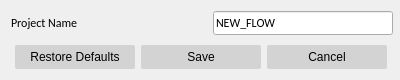
<?xml version="1.0" encoding="UTF-8"?>
<ui version="4.0">
 <class>projTitleDialog</class>
 <widget class="QDialog" name="projTitleDialog">
  <property name="enabled">
   <bool>true</bool>
  </property>
  <property name="geometry">
   <rect>
    <x>0</x>
    <y>0</y>
    <width>400</width>
    <height>80</height>
   </rect>
  </property>
  <property name="sizePolicy">
   <sizepolicy hsizetype="Fixed" vsizetype="Fixed">
    <horstretch>0</horstretch>
    <verstretch>0</verstretch>
   </sizepolicy>
  </property>
  <property name="minimumSize">
   <size>
    <width>400</width>
    <height>80</height>
   </size>
  </property>
  <property name="maximumSize">
   <size>
    <width>400</width>
    <height>80</height>
   </size>
  </property>
  <property name="font">
   <font>
    <family>Calibri</family>
   </font>
  </property>
  <property name="windowTitle">
   <string>Dialog</string>
  </property>
  <property name="sizeGripEnabled">
   <bool>false</bool>
  </property>
  <property name="modal">
   <bool>false</bool>
  </property>
  <widget class="QWidget" name="layoutWidget">
   <property name="geometry">
    <rect>
     <x>11</x>
     <y>10</y>
     <width>382</width>
     <height>65</height>
    </rect>
   </property>
   <layout class="QVBoxLayout" name="verticalLayout">
    <item>
     <layout class="QHBoxLayout" name="horizontalLayout">
      <item>
       <widget class="QLabel" name="label_1">
        <property name="font">
         <font>
          <family>Calibri</family>
          <pointsize>9</pointsize>
          <weight>50</weight>
          <bold>false</bold>
         </font>
        </property>
        <property name="layoutDirection">
         <enum>Qt::LeftToRight</enum>
        </property>
        <property name="frameShadow">
         <enum>QFrame::Plain</enum>
        </property>
        <property name="text">
         <string>Project Name</string>
        </property>
        <property name="textFormat">
         <enum>Qt::AutoText</enum>
        </property>
        <property name="scaledContents">
         <bool>false</bool>
        </property>
        <property name="wordWrap">
         <bool>false</bool>
        </property>
       </widget>
      </item>
      <item>
       <widget class="QLineEdit" name="lineEdit">
        <property name="sizePolicy">
         <sizepolicy hsizetype="Fixed" vsizetype="Fixed">
          <horstretch>0</horstretch>
          <verstretch>0</verstretch>
         </sizepolicy>
        </property>
        <property name="maximumSize">
         <size>
          <width>180</width>
          <height>24</height>
         </size>
        </property>
        <property name="font">
         <font>
          <family>Calibri</family>
         </font>
        </property>
        <property name="text">
         <string>NEW_FLOW</string>
        </property>
        <property name="maxLength">
         <number>12</number>
        </property>
       </widget>
      </item>
     </layout>
    </item>
    <item>
     <widget class="QDialogButtonBox" name="buttonBox">
      <property name="minimumSize">
       <size>
        <width>380</width>
        <height>30</height>
       </size>
      </property>
      <property name="maximumSize">
       <size>
        <width>380</width>
        <height>30</height>
       </size>
      </property>
      <property name="font">
       <font>
        <family>Calibri</family>
        <pointsize>10</pointsize>
        <weight>75</weight>
        <italic>false</italic>
        <bold>true</bold>
        <underline>false</underline>
        <strikeout>false</strikeout>
        <kerning>true</kerning>
       </font>
      </property>
      <property name="autoFillBackground">
       <bool>false</bool>
      </property>
      <property name="styleSheet">
       <string notr="true">        QPushButton {
		font: 9pt &quot;Calibri&quot;;
		width: 120px;
        color: black;
        border-color: darkGray;
        border-style: solid;
        border-radius: 2;
        padding: 5 px;
        background-color: lightGray;
        }
        QPushButton:hover {
        background-color: darkGray;
        }
        QPushButton:Pressed {
        background-color: darkGray;
        }
</string>
      </property>
      <property name="orientation">
       <enum>Qt::Horizontal</enum>
      </property>
      <property name="standardButtons">
       <set>QDialogButtonBox::Cancel|QDialogButtonBox::RestoreDefaults|QDialogButtonBox::Save</set>
      </property>
      <property name="centerButtons">
       <bool>true</bool>
      </property>
     </widget>
    </item>
   </layout>
  </widget>
 </widget>
 <resources/>
 <connections>
  <connection>
   <sender>buttonBox</sender>
   <signal>rejected()</signal>
   <receiver>projTitleDialog</receiver>
   <slot>reject()</slot>
   <hints>
    <hint type="sourcelabel">
     <x>179</x>
     <y>76</y>
    </hint>
    <hint type="destinationlabel">
     <x>179</x>
     <y>49</y>
    </hint>
   </hints>
  </connection>
  <connection>
   <sender>buttonBox</sender>
   <signal>accepted()</signal>
   <receiver>projTitleDialog</receiver>
   <slot>accept()</slot>
   <hints>
    <hint type="sourcelabel">
     <x>179</x>
     <y>76</y>
    </hint>
    <hint type="destinationlabel">
     <x>179</x>
     <y>49</y>
    </hint>
   </hints>
  </connection>
 </connections>
</ui>
